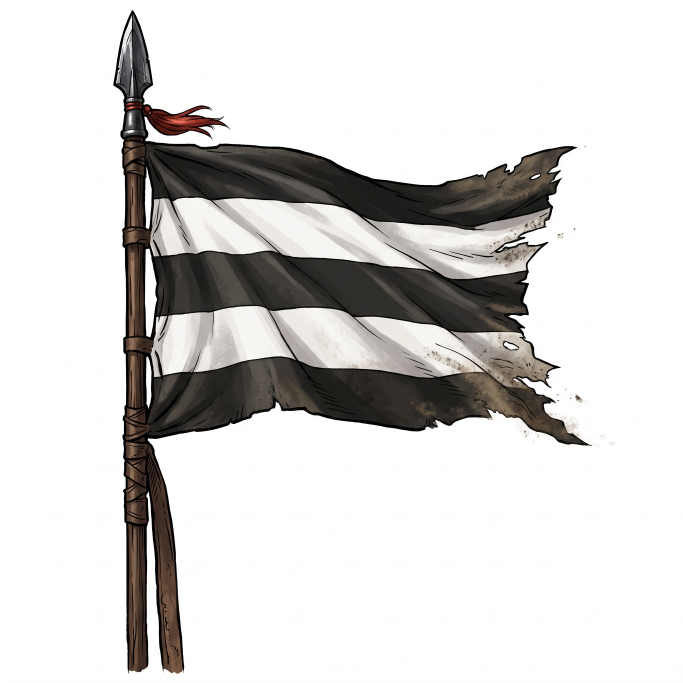
#> input picture pics/source/yi_flag_ref.jpg, 2048 x 2048 px (shown at 1/3 size)
$ python -i art_ingest.py   (imports and definitions only)
#> lines starting #> are read from the running program, lines starting #| are printed output that depends on the picture; after the words box and inside, x2 and y2 are one past the last pixel; in counts of white or black regions, pixels touching at a corner belong together
#> further down, picture is the input picture: PIL image 2048x2048 RGB; mean R, G, B 214.8, 213.4, 212.1
"""Add finished art to the game in one command: check quality, crop, install, log. No reading of the art docs needed.

  python tools/art_ingest.py add  <image> <key> [--kind cg|battle|map|portrait] [--force] [--anchor top|bottom] [--face X Y --head H]
  python tools/art_ingest.py batch <list.txt>      # one "<image path> <key> [kind]" per line (quote paths with spaces)
  python tools/art_ingest.py inbox                 # every image in pics/inbox/ (file name = key), moved to pics/inbox/_done when installed
  python tools/art_ingest.py flush                 # regenerate ART-NEEDS / ART-PROMPTS / SOURCES, mark the log done
  python tools/art_ingest.py status                # how many images are waiting for a flush

What `add` does: (1) kind from the key (art.json / story / scenario / card ids) unless --kind; (2) quality check — hard fail when
too small / blank, warnings for blur, dark, wrong shape (--force installs anyway); (3) crop cg / battle to 16:9 (centre, or
--anchor top|bottom), portraits are only re-saved; (4) writes pics/source/<dir>/<key>.jpg and the pics/art.json entry (an existing
portrait keeps its face / head framing); (5) builds the game copy and appends a line to pics/ART-LOG.md.
The docs are NOT regenerated per image — run `flush` after ~20 (add / status print the count and say when it is time).
"""
from __future__ import annotations

import argparse
import datetime
import json
import re
import shlex
import subprocess
import sys
from pathlib import Path

import numpy as np
# [1 line not run here, left out]
from PIL import Image

ROOT = Path(__file__).resolve().parents[1]
sys.path.insert(0, str(ROOT / "src"))
sys.path.insert(0, str(ROOT / "tools"))
from gamedata import load_cards
PICS = ROOT / "pics"
LOG = PICS / "ART-LOG.md"
DATA = ROOT / "godot" / "data"
FLUSH_AT = 20
SECTION = {"cg": "cgs", "battle": "battles", "map": "maps", "portrait": "portraits", "relic": None}  # a relic icon has no art.json entry
SRC_DIR = {"cg": "cg", "battle": "battles", "map": "map"}
TARGET = 16 / 9  # cg / battle are cropped to this (portraits and the wide chapter maps are kept as they are)
MIN_H = {"cg": 480, "battle": 480, "map": 480, "portrait": 400, "relic": 128}  # hard fail below
SOFT_H = {"cg": 560, "battle": 560, "map": 560, "portrait": 560, "relic": 256}  # warn below


def _art() -> dict:
    return json.loads((PICS / "art.json").read_text("utf-8"))


# [64 lines left out: functions infer_kind, quality, crop, not called in this run]


HEAD = "# 美术入库记录\n\n`python tools/art_ingest.py add <图> <key>` 自动追加一行；`- [ ]` = 已入库、还没汇总进需求文档，`flush` 之后变 `- [x]`。\n"


def knock_out_backdrop(im: Image.Image, tol: int = 28) -> Image.Image:
    """Turn the near-white backdrop (reachable from the border) transparent, with a soft 1px edge."""
#> called with tol = 28
    from PIL import ImageDraw, ImageFilter

    small = im.convert("RGB")
    w, h = small.size
#> w = 2048; h = 2048
    marker = (255, 0, 255)
    work = small.copy()
    for pt in [(0, 0), (w - 1, 0), (0, h - 1), (w - 1, h - 1), (w // 2, 0), (w // 2, h - 1), (0, h // 2), (w - 1, h // 2)]:
        if sum(work.getpixel(pt)) > 3 * (255 - tol):
            ImageDraw.floodfill(work, pt, marker, thresh=tol * 2)
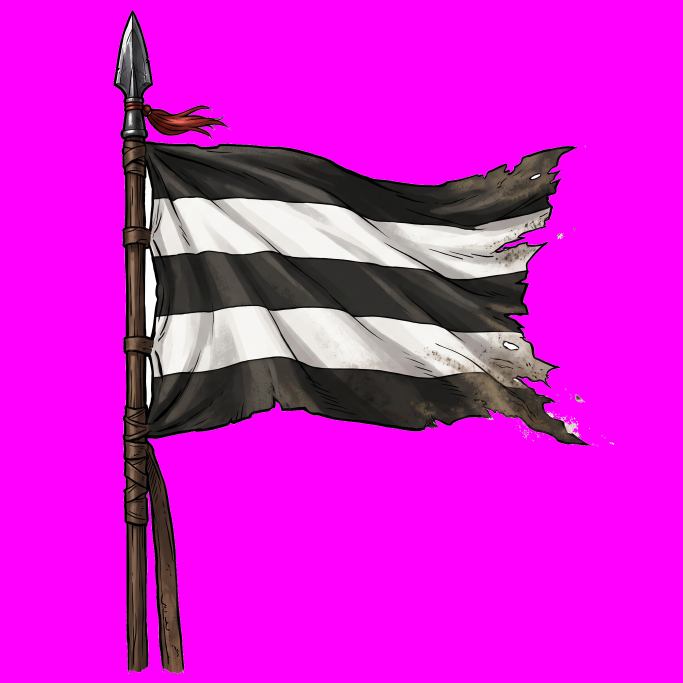
#> work: PIL image 2048x2048 RGB (shown at 1/3 size); mean R, G, B 215, 26.9, 212.3
    mask = np.all(np.asarray(work) == np.array(marker), axis=-1)
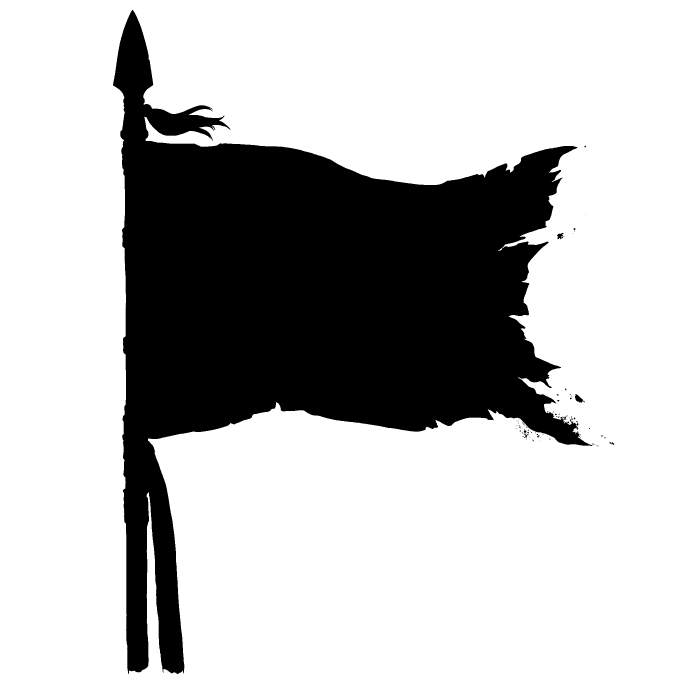
#> mask: shape (2048, 2048) bool (shown at 1/3 size); 73.2% white; 101 black regions (90 under 20 px), largest, box (x1, y1, x2, y2) and area: (339, 30, 1777, 2022) 1122496, (1725, 1182, 1755, 1208) 366, (1671, 699, 1691, 718) 226
    try:  # white pockets enclosed by the object (inside a bow, behind a flag's pole): large pure-white areas go too
        from scipy import ndimage

        pure = np.all(np.asarray(small) >= 250, axis=-1) & ~mask
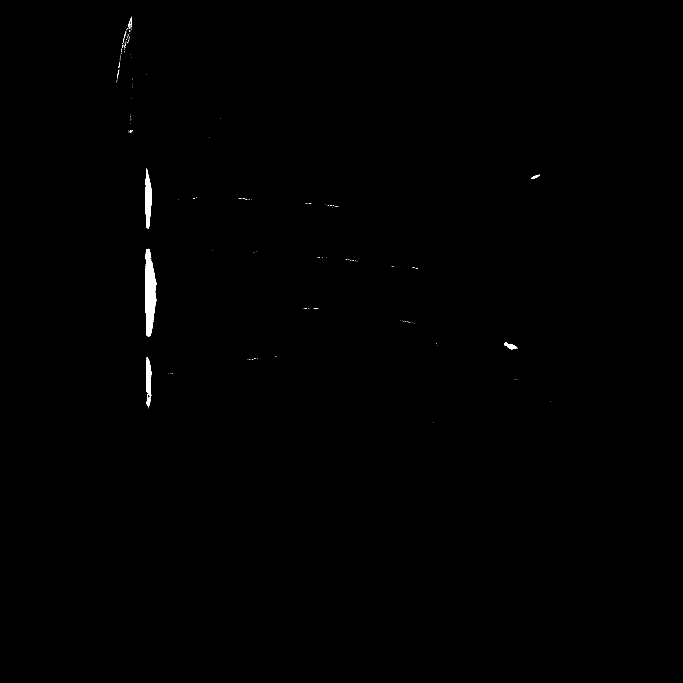
#> pure: shape (2048, 2048) bool (shown at 1/3 size); 0.27% white; 186 white regions (178 under 20 px), largest, box (x1, y1, x2, y2) and area: (435, 746, 470, 1010) 6195, (435, 505, 455, 686) 2280, (439, 1071, 454, 1222) 1612
        lab, n = ndimage.label(pure)
#> lab: shape (2048, 2048) int32; 217 distinct labels, from 0 to 216
#> n = 216
        if n:
            sizes = ndimage.sum(pure, lab, range(1, n + 1))
#> sizes = 216 values, max 6195 at index 152, min 1 at index 0, mean 51.92
            big = np.isin(lab, [i + 1 for i, s in enumerate(sizes) if s >= max(1500, w * h // 1800)])
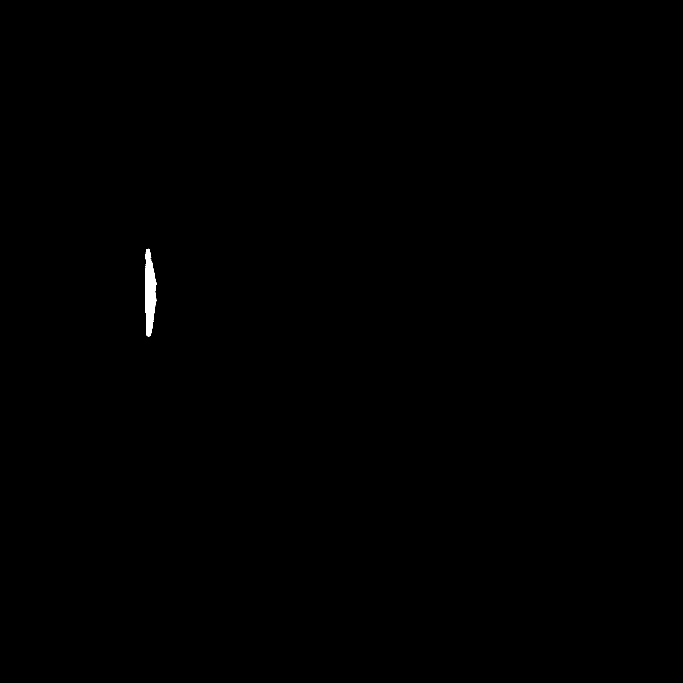
#> big: shape (2048, 2048) bool (shown at 1/3 size); 0.15% white; 1 white region, box (x1, y1, x2, y2) and area: (435, 746, 470, 1010) 6195
            mask = mask | big
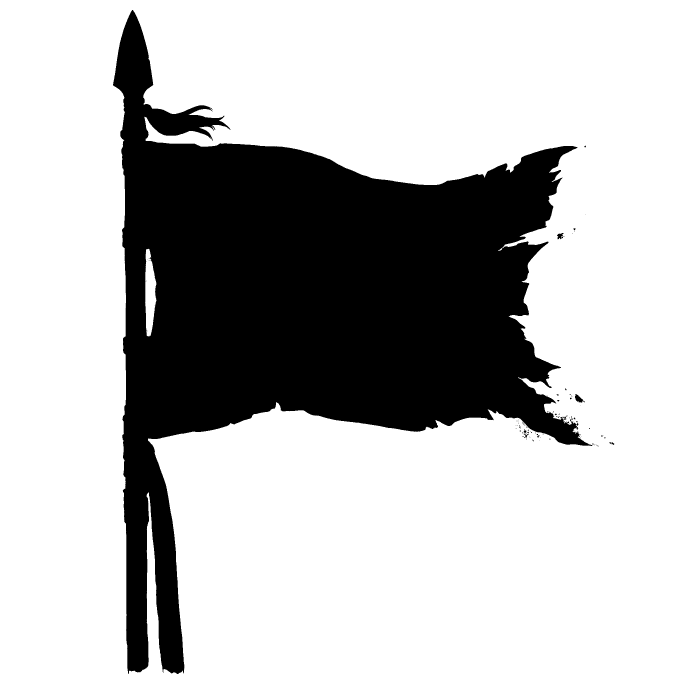
#> mask: shape (2048, 2048) bool (shown at 1/3 size); 73.4% white; 111 black regions (100 under 20 px), largest, box (x1, y1, x2, y2) and area: (339, 30, 1777, 2022) 1116287, (1725, 1182, 1755, 1208) 366, (1671, 699, 1691, 718) 226
    except ImportError:
        pass
    alpha = Image.fromarray(np.where(mask, 0, 255).astype("uint8")).filter(ImageFilter.GaussianBlur(1.2))
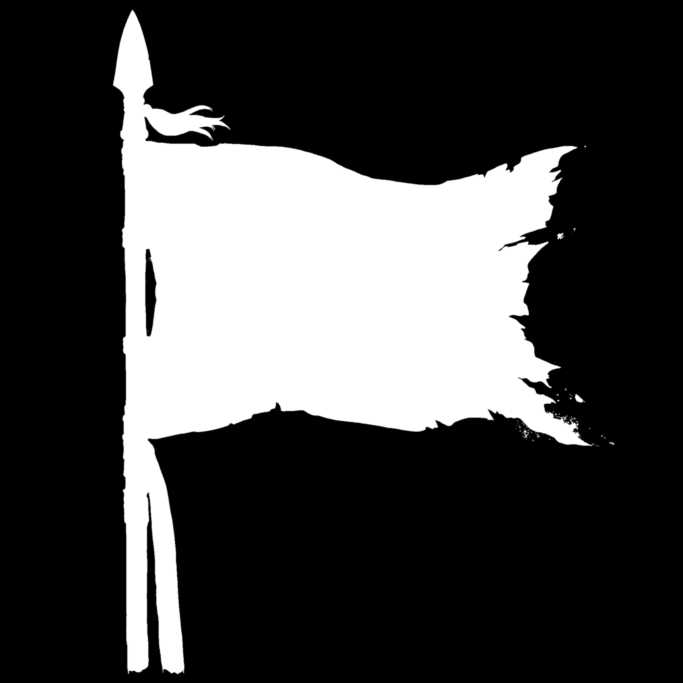
#> alpha: PIL image 2048x2048 L (shown at 1/3 size); min 0, max 255, mean 68
    out = im.convert("RGBA")
    out.putalpha(alpha)
    return out


# [10 lines left out: function _write_text_with_retry, not called in this run]


def log_line(text: str) -> None:
    cur = LOG.read_text("utf-8") if LOG.exists() else HEAD
    _write_text_with_retry(LOG, cur.rstrip("\n") + "\n" + text + "\n")


def pending() -> int:
    return LOG.read_text("utf-8").count("- [ ] ") if LOG.exists() else 0


# [145 lines left out: functions rebuild, add_one, main, not called in this run]


# [2 lines not run here, left out]

>>> from PIL import Image
>>> picture = Image.open('../pics/source/yi_flag_ref.jpg')
>>> result = knock_out_backdrop(picture)
